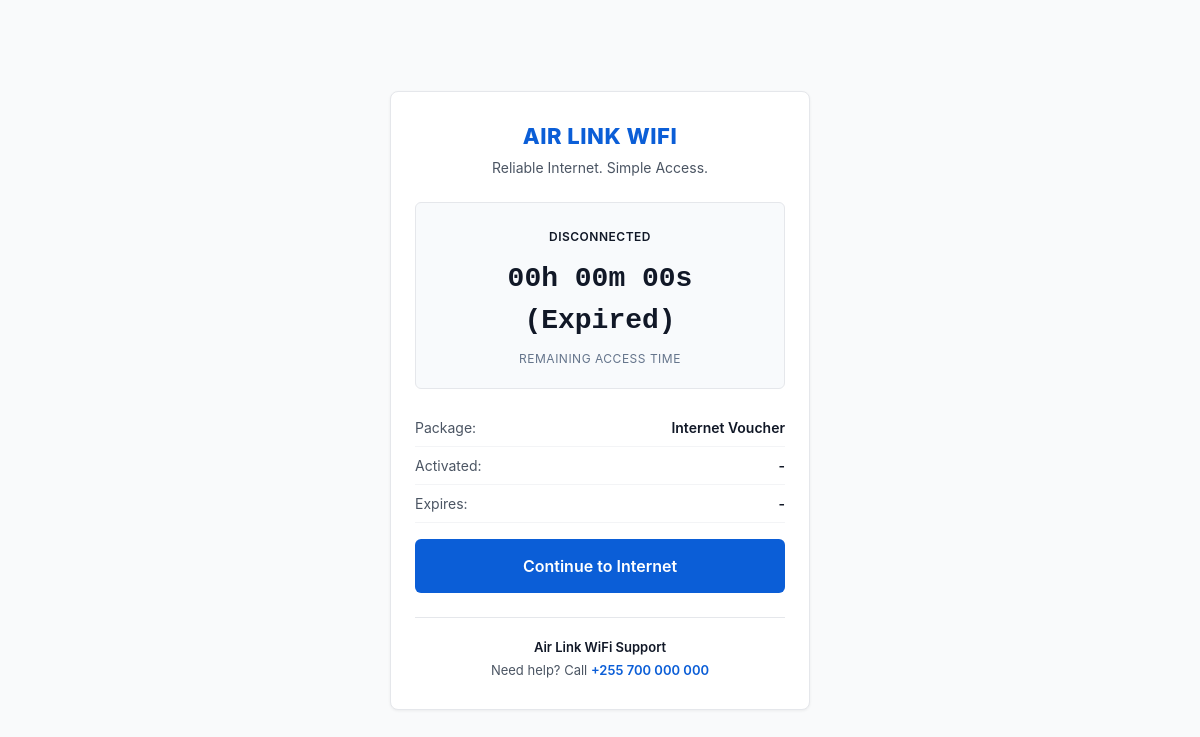
The page /public/status.php on the database its author committed.
### tables this page shows
CREATE TABLE `settings` (
  `id` INT UNSIGNED NOT NULL AUTO_INCREMENT,
  `setting_key` VARCHAR(100) NOT NULL,
  `setting_value` TEXT NULL,
  `setting_group` VARCHAR(50) NOT NULL DEFAULT 'general',
  `description` VARCHAR(255) NULL,
  `updated_at` TIMESTAMP NOT NULL DEFAULT CURRENT_TIMESTAMP ON UPDATE CURRENT_TIMESTAMP,
  PRIMARY KEY (`id`),
  UNIQUE KEY `uk_setting_key` (`setting_key`)
);

### config/database.php (called while the page is built, shortened)
<?php
class Database {
    private static ?PDO $instance = null;
    private static array $settingsCache = [];
    public static function getConnection(): PDO {
        if (self::$instance === null) {
            $dsn = sprintf(
                'mysql:host=%s;port=%s;dbname=%s;charset=utf8mb4',
                DB_HOST,
                DB_PORT,
                DB_NAME
            );
            $options = [
                PDO::ATTR_ERRMODE            => PDO::ERRMODE_EXCEPTION,
                PDO::ATTR_DEFAULT_FETCH_MODE => PDO::FETCH_ASSOC,
                PDO::ATTR_EMULATE_PREPARES   => false,
                PDO::MYSQL_ATTR_INIT_COMMAND => "SET NAMES utf8mb4 COLLATE utf8mb4_unicode_ci, time_zone = '+03:00'",
            ];
            try {
                self::$instance = new PDO($dsn, DB_USER, DB_PASSWORD, $options);
            } catch (PDOException $e) {
                if (defined('APP_DEBUG') && APP_DEBUG) {
                    throw new RuntimeException("Database connection error: " . $e->getMessage(), (int)$e->getCode());
                }
                throw new RuntimeException("Unable to connect to the authentication database. Please check system configuration.");
            }
        }
        return self::$instance;
    }
    public static function getSetting(string $key, ?string $default = null): ?string {
        if (isset(self::$settingsCache[$key])) {
            return self::$settingsCache[$key];
        }
        try {
            $pdo = self::getConnection();
            $stmt = $pdo->prepare("SELECT `setting_value` FROM `settings` WHERE `setting_key` = :key LIMIT 1");
            $stmt->execute(['key' => $key]);
            $row = $stmt->fetch();
            $value = $row ? (string)$row['setting_value'] : $default;
            self::$settingsCache[$key] = $value;
            return $value;
        } catch (Throwable) {
            return $default;
        }
    }
}

### includes/ViewHelper.php (called while the page is built, shortened)
<?php
class ViewHelper {
    public static function e(?string $value): string {
        return htmlspecialchars((string)$value, ENT_QUOTES, 'UTF-8');
    }
    public static function formatDateTime(?string $datetime, string $format = 'd M Y H:i'): string {
        if (empty($datetime)) {
            return '-';
        }
        $ts = strtotime($datetime);
        return date($format, $ts);
    }
}

### public/status.php (the view, shortened to what this page needs)
<?php
require_once __DIR__ . '/../config/database.php';
require_once __DIR__ . '/../includes/ViewHelper.php';
$businessName = Database::getSetting('business_name', APP_NAME);
$tagline      = Database::getSetting('tagline', APP_TAGLINE);
$sessionId    = $_SESSION['active_session_id'] ?? '';
$packageName  = $_SESSION['active_package_name'] ?? 'Internet Voucher';
$activatedAt  = $_SESSION['active_activated_at'] ?? '';
$expiresAt    = $_SESSION['active_expires_at'] ?? '';
$originUrl    = $_SESSION['omada_params']['originUrl'] ?? 'https://www.google.com';
$now = time();
$expTs = !empty($expiresAt) ? strtotime($expiresAt) : 0;
$remainingSeconds = max(0, $expTs - $now);
if ($remainingSeconds <= 0 && !empty($expiresAt)) {
    $statusText = "Expired";
    $isConnected = false;
} else {
    $isConnected = true;
}
?>
<!DOCTYPE html>
<html lang="en">
<head>
    <link rel="stylesheet" href="../assets/css/portal.css">
</head>
<body>
<div class="portal-container">
    <div class="portal-card">
        <header class="portal-header">
            <h1 class="brand-title"><?= ViewHelper::e($businessName) ?></h1>
            <p class="brand-tagline"><?= ViewHelper::e($tagline) ?></p>
        </header>
        <div class="countdown-box">
            <span class="status-badge <?= $isConnected ? 'status-connected' : 'status-danger' ?>" id="statusBadge">
            </span>
            <div
                id="countdownTimer"
                class="countdown-digits"
                data-remaining="<?= $remainingSeconds ?>"
                data-session-id="<?= ViewHelper::e($sessionId) ?>"
            >
            </div>
            <div style="font-size: 12px; color: #64748b; text-transform: uppercase; letter-spacing: 0.5px;">Remaining Access Time</div>
        </div>
        <table class="info-table">
            <tbody>
                <tr>
                    <td>Package:</td>
                    <td><?= ViewHelper::e($packageName) ?></td>
                </tr>
                <tr>
                    <td>Activated:</td>
                    <td><?= ViewHelper::formatDateTime($activatedAt) ?></td>
                </tr>
                <tr>
                    <td>Expires:</td>
                    <td><?= ViewHelper::formatDateTime($expiresAt) ?></td>
                </tr>
            </tbody>
        </table>
        <?php if ($isConnected): ?>
            <a href="<?= ViewHelper::e($originUrl) ?>" class="btn btn-primary" style="margin-top: 12px;">
                Continue to Internet
            </a>
        <?php else: ?>
            <a href="index.php" class="btn btn-primary" style="margin-top: 12px;">
                Enter New Voucher
            </a>
        <?php endif; ?>
        <footer class="portal-footer">
            <div class="help-title">Air Link WiFi Support</div>
            <div class="help-text">
                Need help? Call <a href="tel:<?= ViewHelper::e(Database::getSetting('support_phone', '+255 700 000 000')) ?>" class="help-phone"><?= ViewHelper::e(Database::getSetting('support_phone', '+255 700 000 000')) ?></a>
            </div>
        </footer>
    </div>
</div>
</body>
</html>

### assets/css/portal.css (style rules this page uses)
:root { --primary: #0b5ed7; --primary-hover: #0a58ca; --primary-active: #094eb8; --text-main: #111827; --text-muted: #4b5563; --text-light: #6b7280; --bg-page: #f9fafb; --bg-card: #ffffff; --border-color: #e5e7eb; --border-focus: #2563eb; --success: #15803d; --success-bg: #f0fdf4; --success-border: #bbf7d0; --danger: #b91c1c; --danger-bg: #fef2f2; --danger-border: #fecaca; --font-stack: -apple-system, BlinkMacSystemFont, "Segoe UI", Roboto, Helvetica, Arial, sans-serif; }
* { box-sizing: border-box; margin: 0; padding: 0; -webkit-tap-highlight-color: transparent; }
html, body { height: 100%; background-color: var(--bg-page); color: var(--text-main); font-family: var(--font-stack); font-size: 16px; line-height: 1.5; }
body { display: flex; flex-direction: column; align-items: center; justify-content: center; min-height: 100vh; padding: 16px; }
.portal-container { width: 100%; max-width: 420px; margin: 0 auto; }
.portal-card { background-color: var(--bg-card); border: 1px solid var(--border-color); border-radius: 8px; padding: 28px 24px; box-shadow: 0 1px 3px rgba(0, 0, 0, 0.06); }
.portal-header { text-align: center; margin-bottom: 24px; }
.brand-title { font-size: 22px; font-weight: 800; letter-spacing: 0.5px; color: var(--primary); text-transform: uppercase; margin-bottom: 4px; }
.brand-tagline { font-size: 14px; color: var(--text-muted); font-weight: 400; }
.btn { display: block; width: 100%; padding: 14px 20px; font-size: 16px; font-weight: 600; text-align: center; text-decoration: none; border-radius: 6px; border: 1px solid transparent; cursor: pointer; transition: background-color 0.15s ease; }
.btn-primary { background-color: var(--primary); color: #ffffff; }
.portal-footer { margin-top: 24px; padding-top: 20px; border-top: 1px solid var(--border-color); text-align: center; }
.help-title { font-size: 13px; font-weight: 600; color: var(--text-main); margin-bottom: 4px; }
.help-text { font-size: 13px; color: var(--text-muted); }
.help-phone { font-weight: 600; color: var(--primary); text-decoration: none; }
.countdown-box { background: #f8fafc; border: 1px solid var(--border-color); border-radius: 6px; padding: 20px; text-align: center; margin: 20px 0; }
.countdown-digits { font-size: 28px; font-weight: 800; color: var(--text-main); font-family: monospace, var(--font-stack); margin: 8px 0; }
.status-badge { display: inline-block; padding: 4px 10px; font-size: 12px; font-weight: 600; text-transform: uppercase; letter-spacing: 0.5px; border-radius: 4px; }
.info-table { width: 100%; margin: 16px 0; border-collapse: collapse; }
.info-table td { padding: 8px 0; font-size: 14px; border-bottom: 1px solid #f3f4f6; }
.info-table td:first-child { color: var(--text-muted); width: 45%; }
.info-table td:last-child { font-weight: 600; color: var(--text-main); text-align: right; }

### rows shown on the page
settings: setting_value "AIR LINK WIFI"
settings: setting_value "Reliable Internet. Simple Access."
settings: setting_value "+255 700 000 000"

### other values the page prints
ViewHelper::e($packageName) "Internet Voucher"
ViewHelper::formatDateTime($activatedAt) "-"
ViewHelper::formatDateTime($expiresAt) "-"
